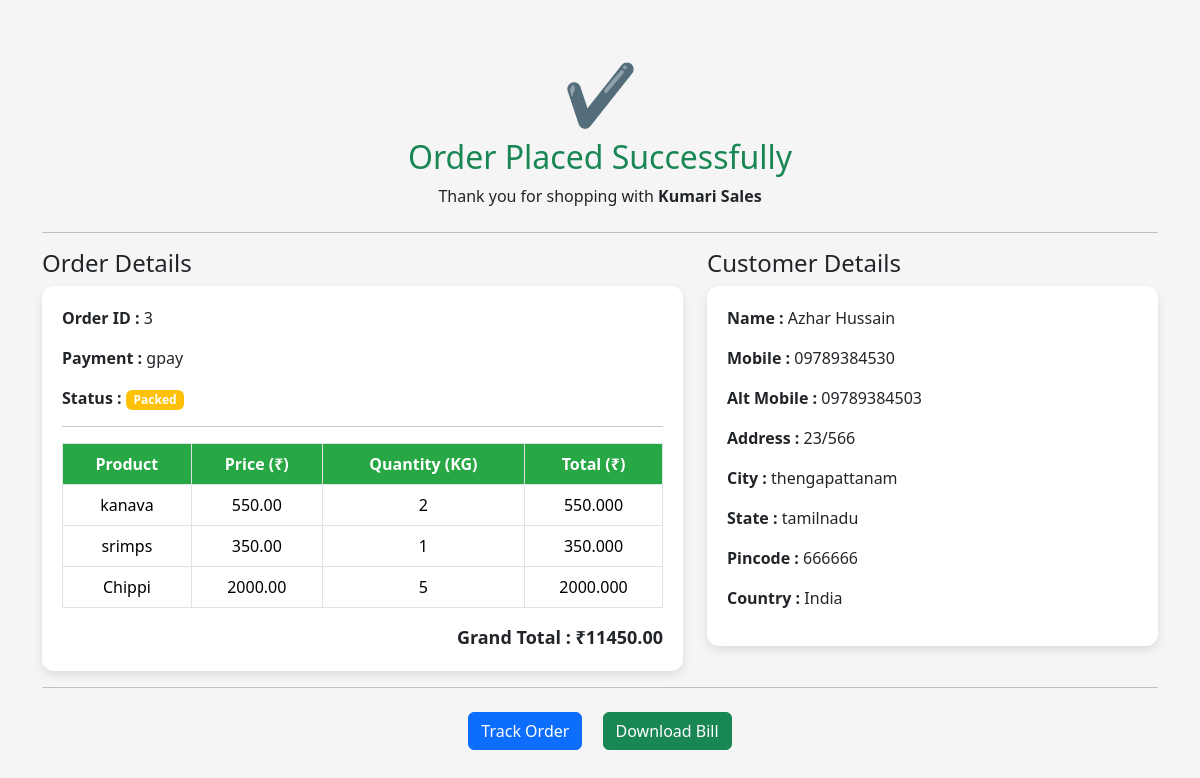
/order-success/3/ (signed in), run on the app's committed database.
### sales/models.py (models this page shows, shortened)
class Order(models.Model):
    STATUS_CHOICES = [
        ('pending', 'Pending'),
        ('packed', 'Packed'),
        ('shipped', 'Shipped'),
        ('delivered', 'Delivered'),
    ]
    PAYMENT_CHOICES = [
        ('gpay', 'GPay'),
        ('phonepe', 'PhonePe'),
        ('cod', 'Cash On Delivery'),
    ]
    user = models.ForeignKey(User, on_delete=models.CASCADE)
    first_name = models.CharField(max_length=100)
    last_name = models.CharField(max_length=100)
    mobile = models.CharField(max_length=15)
    alt_mobile = models.CharField(max_length=15, blank=True, null=True)
    address = models.TextField()
    city = models.CharField(max_length=100)
    state = models.CharField(max_length=100)
    pincode = models.CharField(max_length=10)
    country = models.CharField(max_length=100)
    payment_method = models.CharField(max_length=20, choices=PAYMENT_CHOICES)
    total_amount = models.DecimalField(max_digits=10, decimal_places=2, default=0)
    status = models.CharField(max_length=20, choices=STATUS_CHOICES, default='pending')
    created_at = models.DateTimeField(auto_now_add=True)

class OrderItem(models.Model):
    order = models.ForeignKey(
        Order,
        on_delete=models.CASCADE,
        related_name='items'
    )
    product = models.ForeignKey(
        Product,
        on_delete=models.CASCADE
    )
    quantity = models.PositiveIntegerField(default=1)
    price = models.DecimalField(max_digits=10, decimal_places=2)

class Product(models.Model):
    CATEGORY_CHOICES = [
        ('home', 'Home Products'),
        ('fresh', 'Fresh Fish'),
        ('sea', 'Sea Fish'),
        ('prawn', 'Prawns'),
        ('dry', 'Dry Fish'),
    ]
    name = models.CharField(max_length=200)
    price = models.DecimalField(max_digits=10, decimal_places=2)
    stock = models.PositiveIntegerField()
    category = models.CharField(max_length=20, choices=CATEGORY_CHOICES)
    image = models.ImageField(upload_to='products/')
    description = models.TextField()
    available = models.BooleanField(default=True)

### sales/views.py (the view)
# urls.py: path('order-success/<int:id>/', views.order_success, name='order_success'),
@login_required
def order_success(request, id):
    order = get_object_or_404(Order, id=id, user=request.user)
    order_items = order.items.all()
    return render(request, 'order_success.html', {
        'order': order,
        'order_items': order_items
    })

### sales/context_processors.py (called while the page is built)
def cart_count(request):
    if request.user.is_authenticated:
        cart_items = Cart.objects.filter(user=request.user)
        count = sum(item.quantity for item in cart_items)
    else:
        count = 0
    return {'cart_count': count}

### sales/templates/order_success.html (shortened to what this page needs)
{% load static %}
<!DOCTYPE html>
<html>
<head>
<link href="https://cdn.jsdelivr.net/npm/bootstrap@5.3.2/dist/css/bootstrap.min.css" rel="stylesheet">
</head>
<body>
<div class="container mt-5">
<div class="text-center mb-4">
    <div class="success-icon">✔</div>
    <h2 class="text-success">Order Placed Successfully</h2>
    <p>Thank you for shopping with <strong>Kumari Sales</strong></p>
</div>
<hr>
<div class="row">
<div class="col-md-7">
<h4>Order Details</h4>
<div class="box">
<p><strong>Order ID :</strong> {{ order.id }}</p>
<p><strong>Payment :</strong> {{ order.payment_method }}</p>
<p>
<strong>Status :</strong>
<span class="badge
{% if order.status == 'pending' %}bg-danger
{% elif order.status == 'packed' %}bg-warning
{% elif order.status == 'shipped' %}bg-primary
{% elif order.status == 'delivered' %}bg-success
{% endif %}
">
{{ order.status|title }}
</span>
</p>
<hr>
<table class="table table-bordered text-center">
<thead>
<tr>
    <th>Product</th>
    <th>Price (₹)</th>
    <th>Quantity (KG)</th>
    <th>Total (₹)</th>
</tr>
</thead>
<tbody>
{% if order_items %}
    {% for item in order_items %}
    <tr>
        <td>{{ item.product.name }}</td>
        <td>{{ item.product.price }}</td>
        <td>{{ item.quantity }}</td>
        <td>{{ item.product.price|floatformat:2|add:"0" }}</td>
    </tr>
    {% endfor %}
{% endif %}
</tbody>
</table>
<div class="total-box">
    Grand Total : ₹{{ order.total_amount }}
</div>
</div>
</div>
<div class="col-md-5">
<h4>Customer Details</h4>
<div class="box">
<p><strong>Name :</strong> {{ order.first_name }} {{ order.last_name }}</p>
<p><strong>Mobile :</strong> {{ order.mobile }}</p>
<p><strong>Alt Mobile :</strong> {{ order.alt_mobile }}</p>
<p><strong>Address :</strong> {{ order.address }}</p>
<p><strong>City :</strong> {{ order.city }}</p>
<p><strong>State :</strong> {{ order.state }}</p>
<p><strong>Pincode :</strong> {{ order.pincode }}</p>
<p><strong>Country :</strong> {{ order.country }}</p>
</div>
</div>
</div>
<hr>
<div class="text-center mt-4">
<a href="{% url 'track_order' order.id %}" class="btn btn-primary me-3">
Track Order
</a>
<a href="{% url 'order_pdf' order.id %}" class="btn btn-success">
Download Bill
</a>
</div>
</div>
</body>
</html>

### sales/templates/order_success.html (style rules this page uses)
body { background:#f5f5f5; }
.success-icon { font-size:60px; color:#28a745; }
.box { background:white; padding:20px; border-radius:12px; box-shadow:0 4px 10px rgba(0,0,0,0.1); }
.table th { background:#28a745; color:white; }
.total-box { font-size:18px; font-weight:bold; text-align:right; }

### data on the page
Order: id "3", payment_method "gpay", status "Packed", total_amount "11450.00", first_name "Azhar", last_name "Hussain", mobile "09789384530", alt_mobile "09789384503", address "23/566", city "thengapattanam", state "tamilnadu", pincode "666666", country "India"
OrderItem: product.name "kanava", product.price "550.00", quantity "2", product.price|add "550.000"
OrderItem: product.name "srimps", product.price "350.00", quantity "1", product.price|add "350.000"
OrderItem: product.name "Chippi", product.price "2000.00", quantity "5", product.price|add "2000.000"
